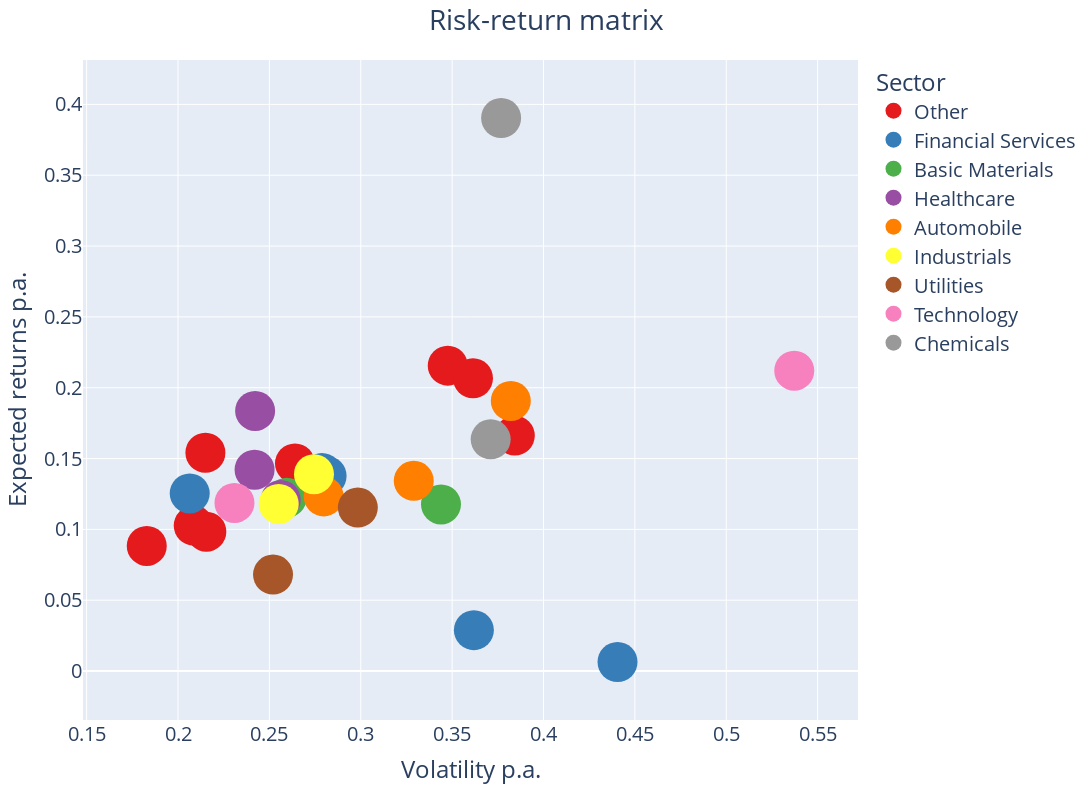

Write notebook code for a chart like this one.
### Code cell
fig = px.scatter(df_dax_final, x = "volatility", y = "expected_returns", color = "Sector",
                 color_discrete_sequence=px.colors.qualitative.Se`t1,
                 labels={
                     "expected_returns": "Expected returns p.a.",
                     "volatility": "Volatility p.a."})
fig.update_layout(title_text="Risk-return matrix", title_x=0.5, font={'size': 20}, hoverlabel = {"font_size": 20}, width=1500, height=800)
fig.update_traces(marker_size=40, hovertemplate = "{name} <br>" + "Expected returns: {x:}")
fig.show()

### Figure 1 — Plotly figure (JSON) as saved in the notebook; plotly's stock layout.template omitted (floating-point values rounded to 4 significant figures)
{"data": [{"hovertemplate": "{name} <br>Expected returns: {x:}", "legendgroup": "Other", "marker": {"color": "rgb(228,26,28)", "size": 40, "symbol": "circle"}, "mode": "markers", "name": "Other", "orientation": "v", "showlegend": true, "type": "scatter", "x": [0.264, 0.3476, 0.1829, 0.3843, 0.2155, 0.215, 0.2086, 0.3614], "xaxis": "x", "y": [0.1466, 0.2156, 0.0883, 0.1662, 0.0984, 0.1541, 0.1027, 0.2067], "yaxis": "y"}, {"hovertemplate": "{name} <br>Expected returns: {x:}", "legendgroup": "Financial Services", "marker": {"color": "rgb(55,126,184)", "size": 40, "symbol": "circle"}, "mode": "markers", "name": "Financial Services", "orientation": "v", "showlegend": true, "type": "scatter", "x": [0.2787, 0.4405, 0.3619, 0.2813, 0.2064], "xaxis": "x", "y": [0.1399, 0.0064, 0.0289, 0.1377, 0.1254], "yaxis": "y"}, {"hovertemplate": "{name} <br>Expected returns: {x:}", "legendgroup": "Basic Materials", "marker": {"color": "rgb(77,175,74)", "size": 40, "symbol": "circle"}, "mode": "markers", "name": "Basic Materials", "orientation": "v", "showlegend": true, "type": "scatter", "x": [0.2595, 0.3439], "xaxis": "x", "y": [0.1224, 0.1176], "yaxis": "y"}, {"hovertemplate": "{name} <br>Expected returns: {x:}", "legendgroup": "Healthcare", "marker": {"color": "rgb(152,78,163)", "size": 40, "symbol": "circle"}, "mode": "markers", "name": "Healthcare", "orientation": "v", "showlegend": true, "type": "scatter", "x": [0.2562, 0.2419, 0.2422], "xaxis": "x", "y": [0.1208, 0.1421, 0.1836], "yaxis": "y"}, {"hovertemplate": "{name} <br>Expected returns: {x:}", "legendgroup": "Automobile", "marker": {"color": "rgb(255,127,0)", "size": 40, "symbol": "circle"}, "mode": "markers", "name": "Automobile", "orientation": "v", "showlegend": true, "type": "scatter", "x": [0.2797, 0.329, 0.3821], "xaxis": "x", "y": [0.1233, 0.1343, 0.1907], "yaxis": "y"}, {"hovertemplate": "{name} <br>Expected returns: {x:}", "legendgroup": "Industrials", "marker": {"color": "rgb(255,255,51)", "size": 40, "symbol": "circle"}, "mode": "markers", "name": "Industrials", "orientation": "v", "showlegend": true, "type": "scatter", "x": [0.2744, 0.2551], "xaxis": "x", "y": [0.139, 0.118], "yaxis": "y"}, {"hovertemplate": "{name} <br>Expected returns: {x:}", "legendgroup": "Utilities", "marker": {"color": "rgb(166,86,40)", "size": 40, "symbol": "circle"}, "mode": "markers", "name": "Utilities", "orientation": "v", "showlegend": true, "type": "scatter", "x": [0.252, 0.2984], "xaxis": "x", "y": [0.0681, 0.1154], "yaxis": "y"}, {"hovertemplate": "{name} <br>Expected returns: {x:}", "legendgroup": "Technology", "marker": {"color": "rgb(247,129,191)", "size": 40, "symbol": "circle"}, "mode": "markers", "name": "Technology", "orientation": "v", "showlegend": true, "type": "scatter", "x": [0.5372, 0.2309], "xaxis": "x", "y": [0.212, 0.1187], "yaxis": "y"}, {"hovertemplate": "{name} <br>Expected returns: {x:}", "legendgroup": "Chemicals", "marker": {"color": "rgb(153,153,153)", "size": 40, "symbol": "circle"}, "mode": "markers", "name": "Chemicals", "orientation": "v", "showlegend": true, "type": "scatter", "x": [0.3711, 0.3768], "xaxis": "x", "y": [0.1636, 0.3904], "yaxis": "y"}], "layout": {"font": {"size": 20}, "height": 800, "hoverlabel": {"font": {"size": 20}}, "legend": {"title": {"text": "Sector"}, "tracegroupgap": 0}, "margin": {"t": 60}, "title": {"text": "Risk-return matrix", "x": 0.5}, "width": 1500, "xaxis": {"anchor": "y", "domain": [0, 1], "title": {"text": "Volatility p.a."}}, "yaxis": {"anchor": "x", "domain": [0, 1], "title": {"text": "Expected returns p.a."}}}}
